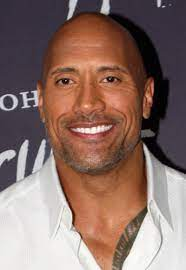
#> input picture Assignment29/inputs/rock.jpg, 186 x 270 px
$ python add_images.py
#> lines starting #> are read from the running program, lines starting #| are printed output that depends on the picture
import cv2
import numpy as np

image_human = cv2.imread("inputs/rock.jpg")
#> image_human is the input picture: shape (270, 186, 3); mean B, G, R 103.6, 111.4, 138.3
image_horse = cv2.imread("inputs/vin.jpg")
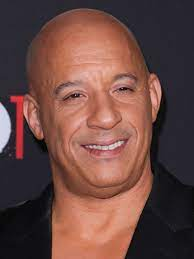
#> input picture Assignment29/inputs/vin.jpg, 194 x 259 px
#> image_horse is the input picture: shape (259, 194, 3); mean B, G, R 66.6, 72.2, 106.5

image_human = cv2.cvtColor(image_human, cv2.COLOR_BGR2GRAY)
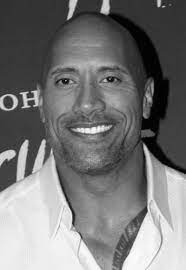
#> image_human: shape (270, 186); min 0, max 255, mean 118.5
image_horse = cv2.cvtColor(image_horse, cv2.COLOR_BGR2GRAY)
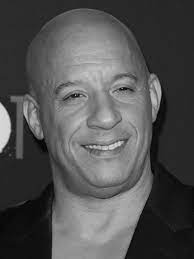
#> image_horse: shape (259, 194); min 0, max 222, mean 81.9

# result = image_human + image_horse
# result = cv2.add(image_human, image_horse)
# result = np.add(image_horse,image_human)

image_human = image_human.astype("float32")
image_horse = image_horse.astype("float32")

#> (the run stopped early here; a loop or call above may not have finished)
